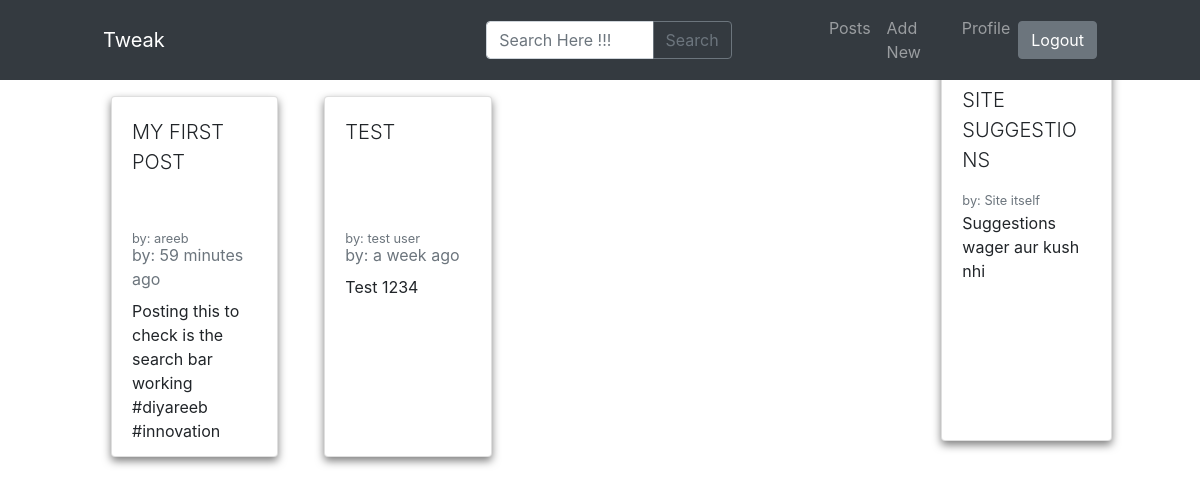
/posts (signed in), run on the app's committed database.
### app.py (models this page shows)
class Posts(db.Model):
    id = db.Column(db.Integer, primary_key=True)
    post_id = db.Column(db.String(30), nullable=False)
    post_by = db.Column(db.String(15), nullable=False)
    post_title = db.Column(db.String(80), nullable=False)
    post_body = db.Column(db.String(25000), nullable=False)
    post_created = db.Column(db.DateTime, default = datetime.utcnow)

### app.py (the view)
@app.route('/posts')
@login_required
def posts():
    posts = Posts.query.order_by(desc(Posts.post_created)).all()
    return render_template('posts.html',
                            posts=posts,
                            name = current_user.username
                            )

### app.py (called while the page is built)
@login_manager.user_loader
def load_user(user_id):
    return User.query.get(int(user_id))

### filters.py (called while the page is built)
def datetimeformat(date_str):
    dt = arrow.get(date_str)
    return dt.humanize()

### templates/posts.html (shortened to what this page needs)
{% extends "base.html" %}
{% block head %}
<link href="https://unpkg.com/tailwindcss@^1.0/dist/tailwind.min.css" rel="stylesheet">
{% endblock %}
{% block header %}
<div class="inline-block">
<a href="{{ url_for('logout') }}">
  <button type="button" class="btn btn-secondary d-flex">Logout</button>
</a>
</div>
{% endblock %}
{% block body %}
<div class="container mt-16 mb-24 ">
  <div class="row">
    <div class="col-lg-10 p-0 m-0">
      <div class="container">
        <div class="row">
          {% if posts|length < 1 %}
            <h2>Nothing Posted Yet</h2>
            {% else %}
            {% for post in posts %}
            <div class="col-lg-3 mt-3">
              <a href="{{ url_for('post', postid=post.post_id) }}">
                <div class="card h-100 m-2 mb-3 mt-3" style="box-shadow: 0 4px 8px 0 rgba(0, 0, 0, 0.5); ">
                  <div class="card-body" style="position:relative;">
                    <p class="card-title text-uppercase lead" style="overflow: hidden; position: relative; height: 30%;  max-height: 15ch;">
                      {{ post.post_title }}
                    </p>
                    <small class="card-subtitle mb-2 text-muted">by: {{ post.post_by }}</small>
                    <p class="card-subtitle mb-2 text-muted">by: {{ post.post_created | datetimeformat }}</p>
                    <p class="card-text" style="overflow: hidden;  max-height: 14ch;"> {{ post.post_body }} </p>
                  </div>
                </div>
               </a>
            </div>
            {% endfor %}
          {% endif %}
          <div class="col-lg-6 mt-5">
          </div>
        </div>
      </div>
    </div>
    <div class="col-lg-2 p-0">
      <div class="card h-full w-full d-lg-block d-md-none d-none" style="box-shadow: 0 4px 8px 0 rgba(0, 0, 0, 0.5);">
        <div class="card-body">
          <p class="card-title text-uppercase lead" style="overflow: hidden;  max-height: 15ch;">
            <a href="#">Site Suggestions</a>
          </p>
          <small class="card-subtitle mb-2 text-muted">by: Site itself</small>
          <p class="card-text" style="overflow: hidden;  max-height: 14ch;">Suggestions wager aur kush nhi</p>
        </div>
      </div>
    </div>
  </div>
</div>
{% endblock %}

### templates/base.html (style rules this page uses)
a, a:hover, a:focus, a:active { text-decoration: none; color: inherit; }

### data on the page
Posts: post_title "MY FIRST POST", post_by "areeb", post_created "59 minutes ago", post_body "Posting this to check is the search bar working #diyareeb #innovation"
Posts: post_title "TEST", post_by "test user", post_created "a week ago", post_body "Test 1234"
